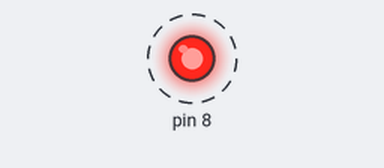
Simulated run of this sketch. Board: Arduino Uno, built with avr-gcc and run on an emulated ATmega328P. On the bench: output pins drawn as LEDs (lit = HIGH). Dashed ring = blinking. What the sketch prints to the serial monitor is not drawn.

Above: at 0.2 s.
Timing chart, 0 to 3.0 s (numbered marks = the images above):
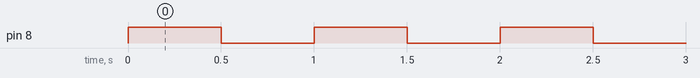

The sketch:

sketch.ino
```cpp
// --- PRINTA MENSAGEM NO MONITOR SERIAL AO LONGO DA EXECUÇÃO DO PROGRAMA ---

void setup() {
  // Inicia a comunicação serial na velocidade de 9600 bps.
  Serial.begin(9600);
  // Configura o pino 8 como uma saída digital.
  pinMode(8, OUTPUT);
  // Printa a mensagem no monitor serial ao inicializar Arduino
  Serial.println("Monitor Serial iniciado.");
}

void loop() {
  digitalWrite(8, HIGH);          // Acende o LED
  delay(500);                     // Espera meio segundo (500 milissegundos)
  Serial.println("LED aceso!");   // Printa a mensagem no monitor serial

  digitalWrite(8, LOW);           // Apaga o LED
  delay(500);                     // Espera meio segundo com ele apagado
  Serial.println("LED apagado!"); // Printa a mensagem no monitor serial
}
```

Measured:
- by itself, pin 8: alternates HIGH for 0.50 s and LOW for 0.50 s
